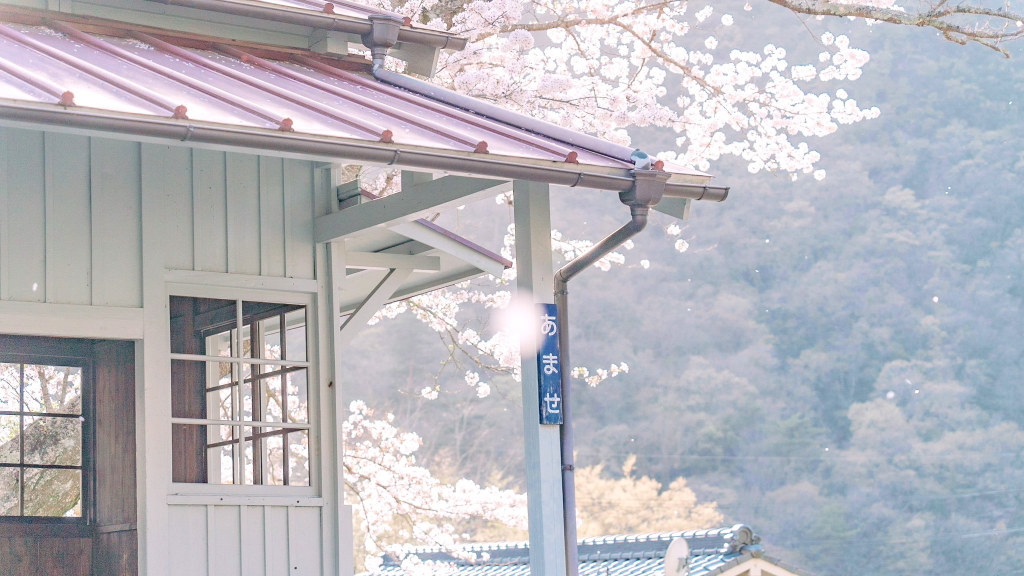
#> input picture Playground/Cypher/Img/Fondo Sakura.jpg, 2048 x 1152 px, found by its file name (shown at 1/2 size)
$ python cypher.py
#> lines starting #> are read from the running program, lines starting #| are printed output that depends on the picture
import cv2
import os
import numpy as np
from scipy.ndimage import zoom
from cryptography.fernet import Fernet
from cryptography.hazmat.primitives.ciphers import Cipher, algorithms, modes
from cryptography.hazmat.backends import default_backend

archivo = 'cypher.py'
ruta_actual = os.path.abspath(__file__)
ruta_actual = ruta_actual[:-len(archivo)]
carpeta_img = ruta_actual+"\Img\ "
carpeta_cif = ruta_actual+"\ImgCif\ "
carpeta_save = ruta_actual+"\ImgYCbCr\ "
img_pull = carpeta_img[:-1]+'Fondo Sakura.jpg'
img = cv2.imread(img_pull, cv2.IMREAD_COLOR)
#> img is the input picture: shape (1152, 2048, 3); mean B, G, R 188.7, 181.7, 182.5
imagen_real = img
height, width, channels = img.shape
#> height = 1152; width = 2048; channels = 3
img = cv2.resize(img, (640, 480), interpolation=cv2.INTER_AREA)
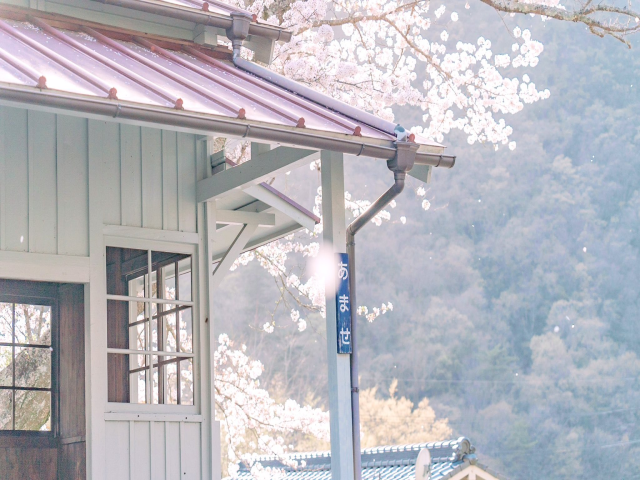
#> img: shape (480, 640, 3); mean B, G, R 188.7, 181.7, 182.5
b, g, r = cv2.split(img)
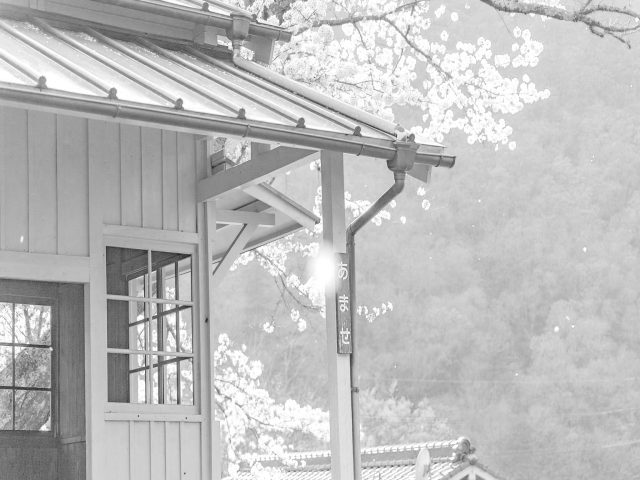
#> b: shape (480, 640); min 35, max 255, mean 188.7
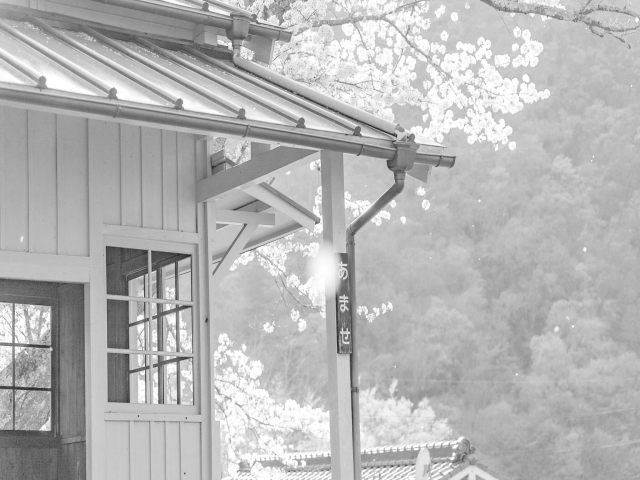
#> g: shape (480, 640); min 34, max 255, mean 181.7
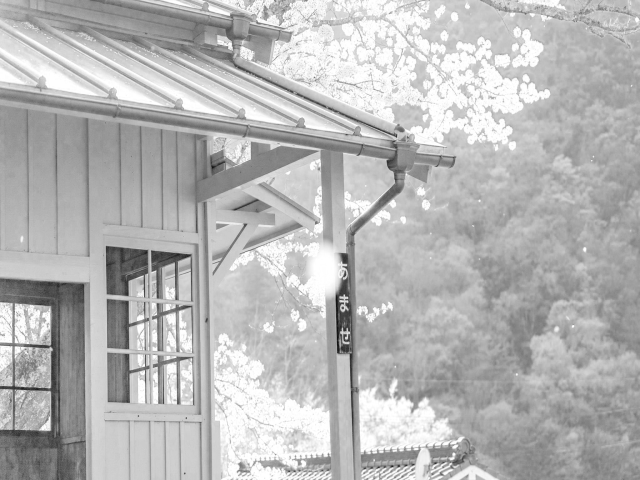
#> r: shape (480, 640); min 12, max 255, mean 182.5
img_yuv = cv2.cvtColor(img, cv2.COLOR_BGR2YCrCb)
#> img_yuv: shape (480, 640, 3); mean of channels 0, 1, 2 182.7, 127.8, 131.4
y, cb, cr = cv2.split(img_yuv)
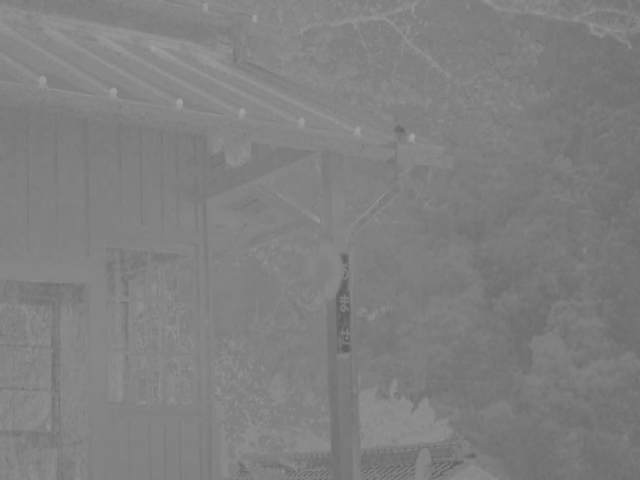
#> cb: shape (480, 640); min 93, max 162, mean 127.8
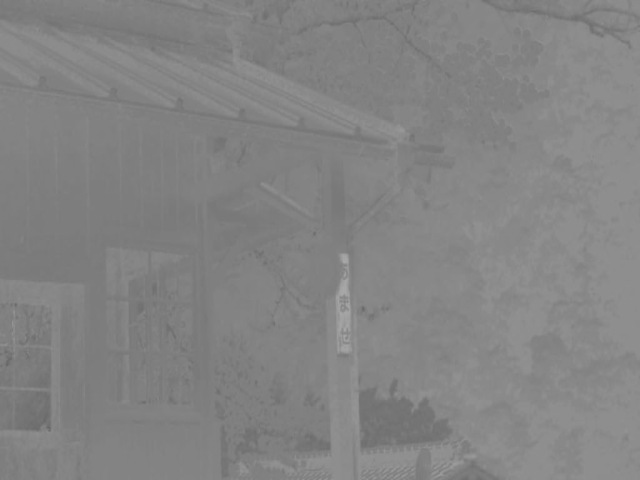
#> cr: shape (480, 640); min 101, max 169, mean 131.4

# Convierte los canales Y, Cb, Cr a bytes
y_bytes = y.tobytes()
cb_bytes = cb.tobytes()
cr_bytes = cr.tobytes()

# Genera una clave aleatoria y un objeto Fernet para cifrar
#> (the run stopped early here; a loop or call above may not have finished)

$ run again, with Img/1.bmp saved as Playground/Cypher/Img/Fondo Sakura.jpg
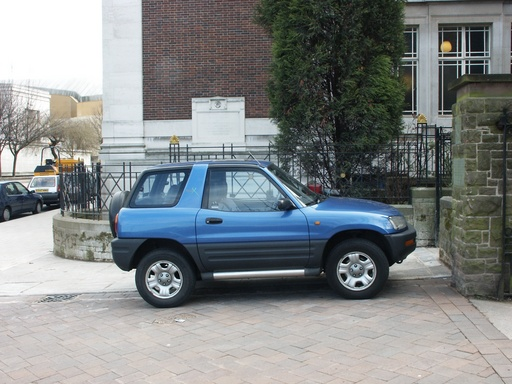
#> input picture Img/1.bmp, 512 x 384 px, found by its file name
#> img is the input picture: shape (384, 512, 3); mean B, G, R 133.7, 132.8, 128.1
#> img: shape (480, 640, 3)
#> `b, g, r = cv2.split(img)`:
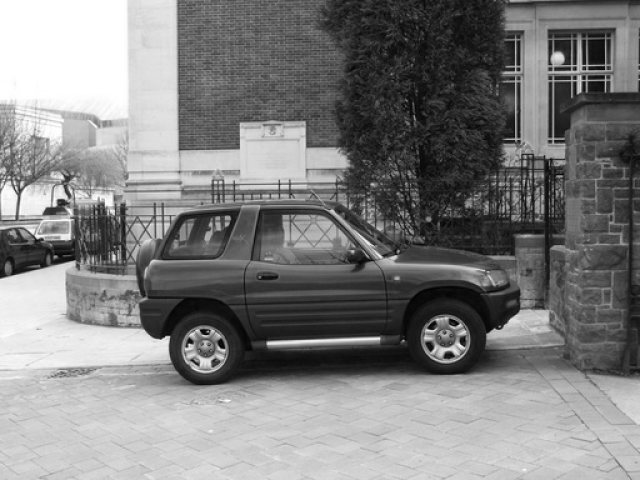
#> r: shape (480, 640); min 0, max 255, mean 128.2
#> img_yuv: shape (480, 640, 3); mean of channels 0, 1, 2 131.6, 125.6, 129.3
#> `y, cb, cr = cv2.split(img_yuv)`:
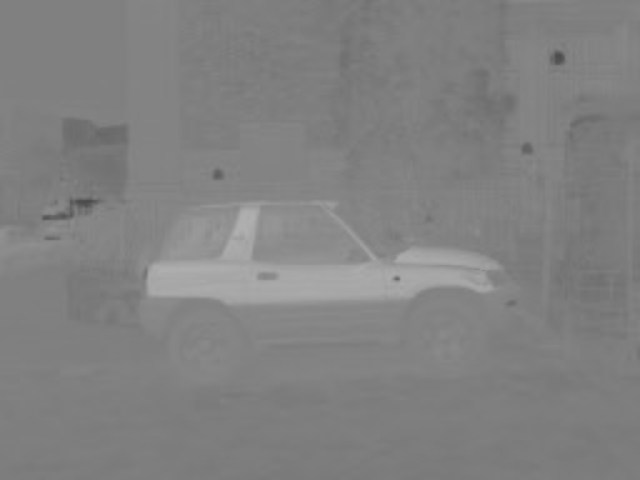
#> cr: shape (480, 640); min 74, max 175, mean 129.3
